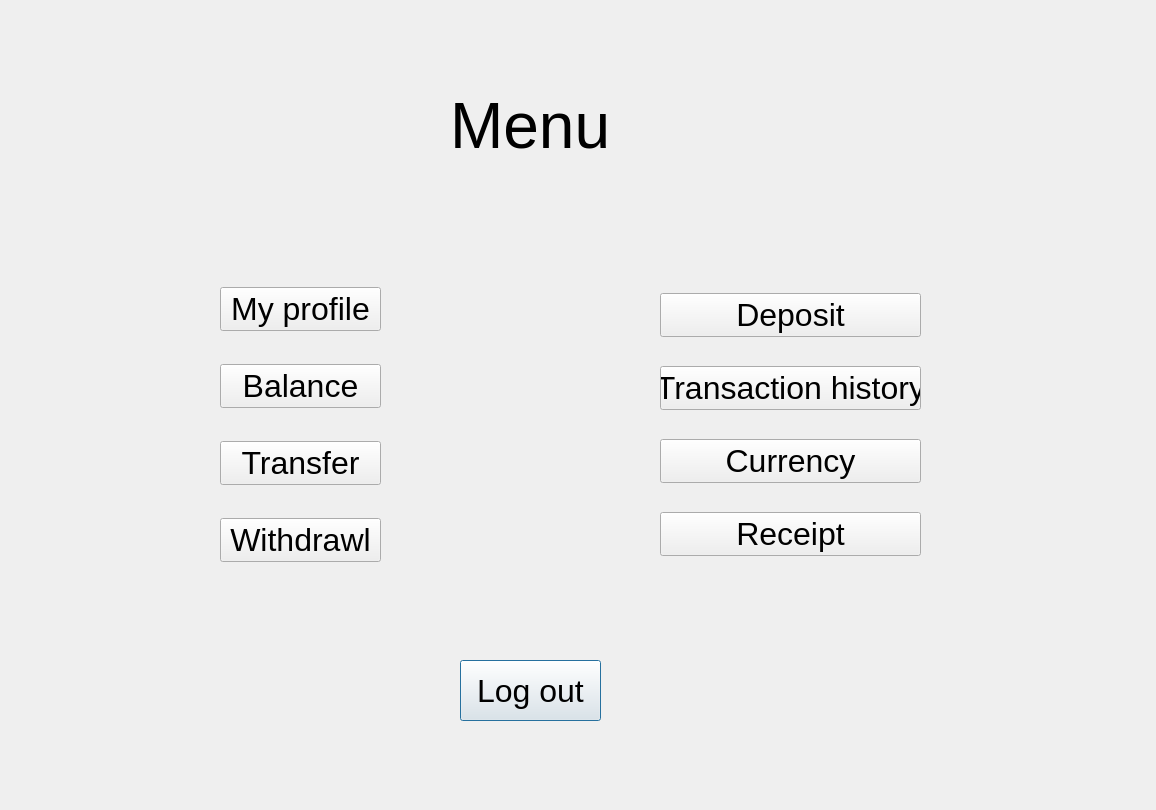
<?xml version='1.0' encoding='UTF-8'?>
<ui version="4.0">
 <class>Menu</class>
 <widget class="QDialog" name="Menu">
  <property name="geometry">
   <rect>
    <x>0</x>
    <y>0</y>
    <width>1076</width>
    <height>750</height>
   </rect>
  </property>
  <property name="windowTitle">
   <string>Dialog</string>
  </property>
  <layout class="QVBoxLayout" name="verticalLayoutRoot"><property name="leftMargin"><number>40</number></property><property name="topMargin"><number>30</number></property><property name="rightMargin"><number>40</number></property><property name="bottomMargin"><number>30</number></property><item><spacer name="verticalSpacerTop"><property name="orientation"><enum>Qt::Vertical</enum></property><property name="sizeHint"><size><width>20</width><height>40</height></size></property></spacer></item><item><layout class="QHBoxLayout" name="horizontalLayoutCenter"><item><spacer name="horizontalSpacerLeft"><property name="orientation"><enum>Qt::Horizontal</enum></property><property name="sizeHint"><size><width>40</width><height>20</height></size></property></spacer></item><item><widget class="QFrame" name="loginCard"><property name="minimumSize"><size><width>1076</width><height>750</height></size></property><layout class="QVBoxLayout" name="cardLayout"><property name="spacing"><number>0</number></property><property name="leftMargin"><number>0</number></property><property name="topMargin"><number>0</number></property><property name="rightMargin"><number>0</number></property><property name="bottomMargin"><number>0</number></property><item><widget class="QWidget" name="contentWidget"><property name="minimumSize"><size><width>1076</width><height>750</height></size></property><property name="maximumSize"><size><width>1076</width><height>750</height></size></property><widget class="QPushButton" name="btnLogOut">
   <property name="geometry">
    <rect>
     <x>420</x>
     <y>630</y>
     <width>141</width>
     <height>61</height>
    </rect>
   </property>
   <property name="font">
    <font>
     <family>Arial</family>
     <pointsize>24</pointsize>
    </font>
   </property>
   <property name="text">
    <string>Log out</string>
   </property>
  </widget>
  <widget class="QLabel" name="label">
   <property name="geometry">
    <rect>
     <x>410</x>
     <y>60</y>
     <width>201</width>
     <height>71</height>
    </rect>
   </property>
   <property name="font">
    <font>
     <family>Arial</family>
     <pointsize>48</pointsize>
    </font>
   </property>
   <property name="text">
    <string>Menu</string>
   </property>
  </widget>
  <widget class="QWidget" name="layoutWidget">
   <property name="geometry">
    <rect>
     <x>180</x>
     <y>230</y>
     <width>161</width>
     <height>331</height>
    </rect>
   </property>
   <property name="font">
    <font>
     <family>Arial</family>
     <pointsize>14</pointsize>
    </font>
   </property>
   <layout class="QGridLayout" name="gridLayout">
    <item row="4" column="0">
     <widget class="QPushButton" name="btnWithdrawal">
      <property name="font">
       <font>
        <family>Arial</family>
        <pointsize>24</pointsize>
       </font>
      </property>
      <property name="text">
       <string>Withdrawl</string>
      </property>
     </widget>
    </item>
    <item row="3" column="0">
     <widget class="QPushButton" name="btnTransfer">
      <property name="font">
       <font>
        <family>Arial</family>
        <pointsize>24</pointsize>
       </font>
      </property>
      <property name="text">
       <string>Transfer</string>
      </property>
     </widget>
    </item>
    <item row="2" column="0">
     <widget class="QPushButton" name="btnBalance">
      <property name="font">
       <font>
        <family>Arial</family>
        <pointsize>24</pointsize>
       </font>
      </property>
      <property name="text">
       <string>Balance</string>
      </property>
     </widget>
    </item>
    <item row="1" column="0">
     <widget class="QPushButton" name="btnMyProfile">
      <property name="font">
       <font>
        <family>Arial</family>
        <pointsize>24</pointsize>
       </font>
      </property>
      <property name="text">
       <string>My profile</string>
      </property>
     </widget>
    </item>
   </layout>
  </widget>
  <widget class="QWidget" name="layoutWidget">
   <property name="geometry">
    <rect>
     <x>620</x>
     <y>240</y>
     <width>261</width>
     <height>311</height>
    </rect>
   </property>
   <layout class="QGridLayout" name="gridLayout_2">
    <item row="0" column="0">
     <widget class="QPushButton" name="btnDeposit">
      <property name="font">
       <font>
        <family>Arial</family>
        <pointsize>24</pointsize>
       </font>
      </property>
      <property name="text">
       <string>Deposit</string>
      </property>
     </widget>
    </item>
    <item row="1" column="0">
     <widget class="QPushButton" name="btnTransactionHistory">
      <property name="font">
       <font>
        <family>Arial</family>
        <pointsize>24</pointsize>
       </font>
      </property>
      <property name="text">
       <string>Transaction history</string>
      </property>
     </widget>
    </item>
    <item row="2" column="0">
     <widget class="QPushButton" name="btnCurrency">
      <property name="font">
       <font>
        <family>Arial</family>
        <pointsize>24</pointsize>
       </font>
      </property>
      <property name="text">
       <string>Currency</string>
      </property>
     </widget>
    </item>
    <item row="3" column="0">
     <widget class="QPushButton" name="btnReceipt">
      <property name="font">
       <font>
        <family>Arial</family>
        <pointsize>24</pointsize>
       </font>
      </property>
      <property name="text">
       <string>Receipt</string>
      </property>
     </widget>
    </item>
   </layout>
  </widget>
 </widget></item></layout></widget></item><item><spacer name="horizontalSpacerRight"><property name="orientation"><enum>Qt::Horizontal</enum></property><property name="sizeHint"><size><width>40</width><height>20</height></size></property></spacer></item></layout></item><item><spacer name="verticalSpacerBottom"><property name="orientation"><enum>Qt::Vertical</enum></property><property name="sizeHint"><size><width>20</width><height>40</height></size></property></spacer></item></layout></widget>
 <resources />
 <connections />
</ui>
